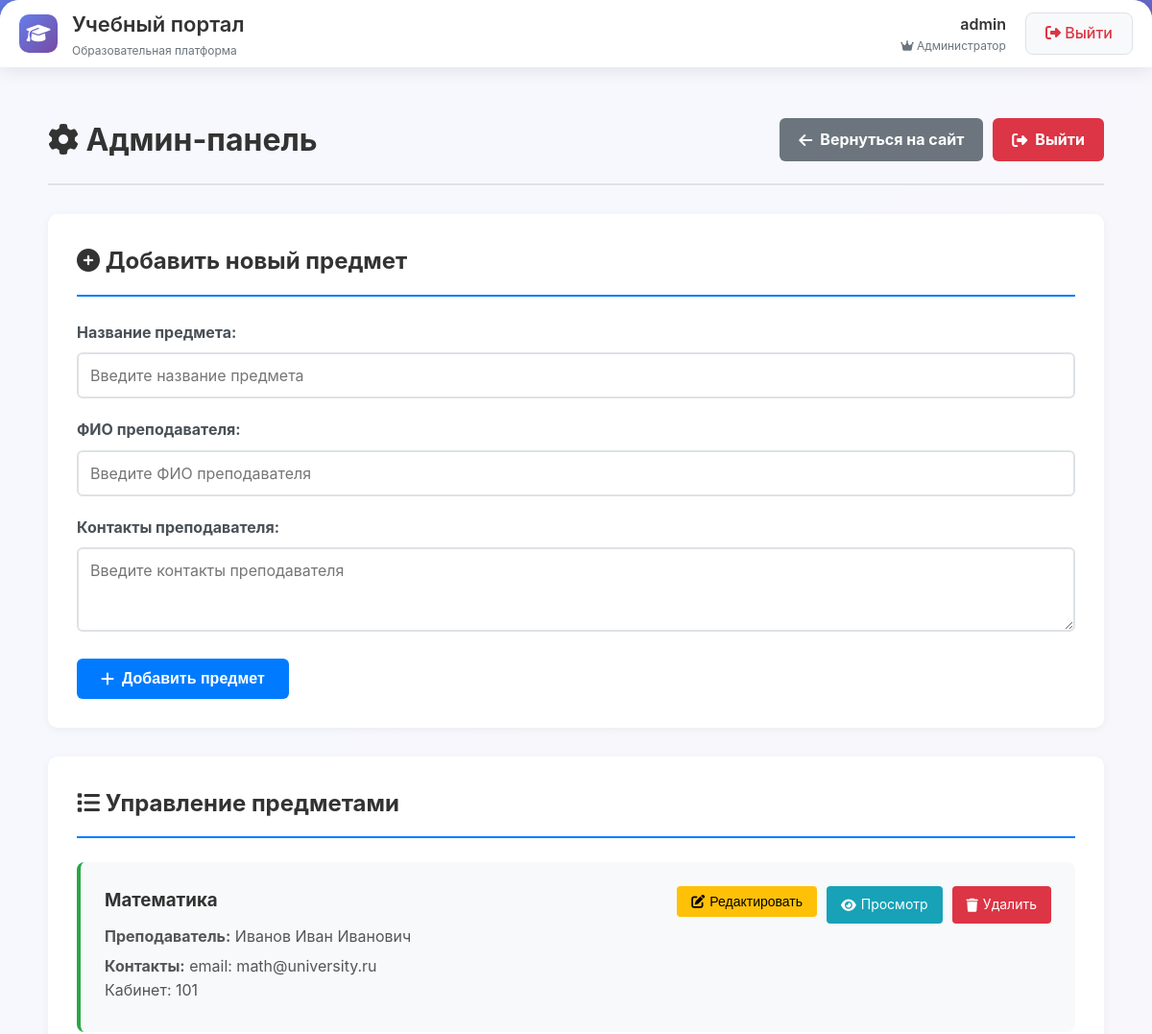
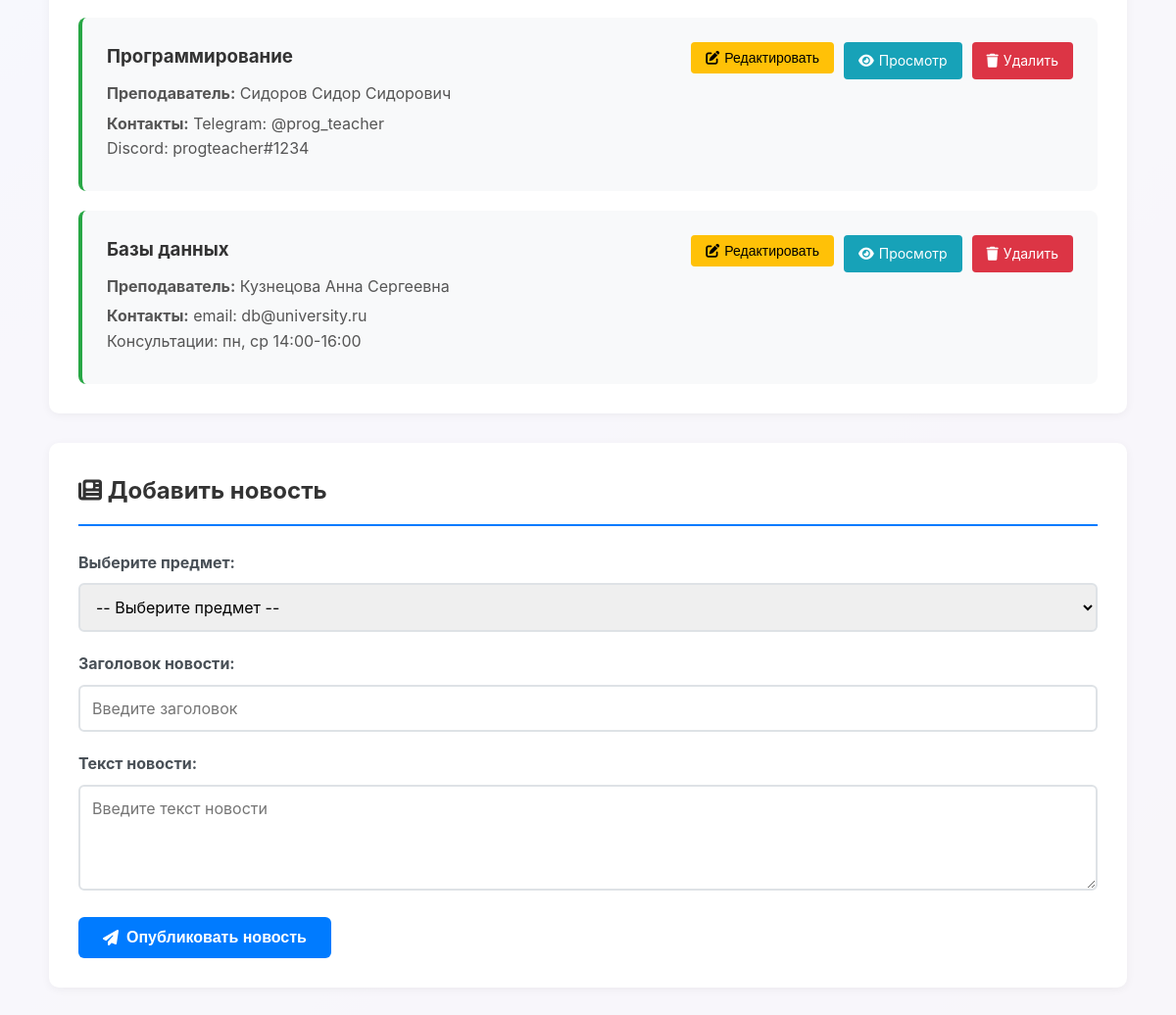
The page /admin (signed in) on the database its author committed (2 pictures, top to bottom).
### app.py (models this page shows, shortened)
class User(db.Model):
    id = db.Column(db.Integer, primary_key=True)
    username = db.Column(db.String(50), unique=True, nullable=False)
    password = db.Column(db.String(100), nullable=False)
    is_admin = db.Column(db.Boolean, default=False)

class Subject(db.Model):
    id = db.Column(db.Integer, primary_key=True)
    name = db.Column(db.String(100), nullable=False)
    teacher_name = db.Column(db.String(100))
    teacher_contacts = db.Column(db.Text)
    order = db.Column(db.Integer, default=0)

### app.py (the view)
@app.route('/admin')
@admin_required
def admin_dashboard():
    subjects = Subject.query.order_by(Subject.order).all()
    return render_template('admin/dashboard.html', subjects=subjects)

### app.py (called while the page is built)
def admin_required(f):
    @wraps(f)
    def decorated_function(*args, **kwargs):
        if 'user_id' not in session:
            return redirect(url_for('login'))
        user = db.session.get(User, session['user_id'])
        if not user or not user.is_admin:
            flash('Требуются права администратора', 'danger')
            return redirect(url_for('index'))
        return f(*args, **kwargs)
    return decorated_function

@app.context_processor
def inject_user():
    if 'user_id' in session:
        user = db.session.get(User, session['user_id'])
        if user:
            return {'current_user': user}
    return {'current_user': None}

### templates/admin/dashboard.html (shortened to what this page needs)
{% extends "base.html" %}
{% block content %}
<div class="admin-page">
    <div class="admin-header">
        <h1><i class="fas fa-cog"></i> Админ-панель</h1>
        <div class="admin-actions">
            <a href="{{ url_for('index') }}" class="btn-back">
                <i class="fas fa-arrow-left"></i> Вернуться на сайт
            </a>
            <a href="{{ url_for('logout') }}" class="btn-logout">
                <i class="fas fa-sign-out-alt"></i> Выйти
            </a>
        </div>
    </div>
    <div class="admin-sections">
        <section class="admin-section">
            <h2><i class="fas fa-plus-circle"></i> Добавить новый предмет</h2>
            <form method="POST" action="{{ url_for('add_subject') }}">
                <div class="form-group">
                    <label>Название предмета:</label>
                    <input type="text" name="name" placeholder="Введите название предмета" required>
                </div>
                <div class="form-group">
                    <label>ФИО преподавателя:</label>
                    <input type="text" name="teacher_name" placeholder="Введите ФИО преподавателя">
                </div>
                <div class="form-group">
                    <label>Контакты преподавателя:</label>
                    <textarea name="teacher_contacts" placeholder="Введите контакты преподавателя" rows="3"></textarea>
                </div>
                <button type="submit" class="btn-submit">
                    <i class="fas fa-plus"></i> Добавить предмет
                </button>
            </form>
        </section>
        <section class="admin-section">
            <h2><i class="fas fa-list"></i> Управление предметами</h2>
            {% if subjects %}
                <div class="subjects-list">
                    {% for subject in subjects %}
                        <div class="subject-card">
                            <div class="subject-info">
                                <h3>{{ subject.name }}</h3>
                                {% if subject.teacher_name %}
                                    <p><strong>Преподаватель:</strong> {{ subject.teacher_name }}</p>
                                {% endif %}
                                {% if subject.teacher_contacts %}
                                    <p><strong>Контакты:</strong> {{ subject.teacher_contacts|replace('\n', '<br>')|safe }}</p>
                                {% endif %}
                            </div>
                            <div class="subject-actions">
                                <form method="POST" action="{{ url_for('edit_subject', subject_id=subject.id) }}" class="edit-form">
                                    <button type="button" class="btn-edit" onclick="editSubject(this)">
                                        <i class="fas fa-edit"></i> Редактировать
                                    </button>
                                </form>
                                <a href="{{ url_for('subject', subject_id=subject.id) }}" class="btn-view">
                                    <i class="fas fa-eye"></i> Просмотр
                                </a>
                                <a href="{{ url_for('delete_subject', subject_id=subject.id) }}"
                                   class="btn-delete"
                                   onclick="return confirm('Вы уверены, что хотите удалить предмет \"{{ subject.name }}\"? Это действие нельзя отменить.')">
                                    <i class="fas fa-trash"></i> Удалить
                                </a>
                            </div>
                        </div>
                    {% endfor %}
                </div>
            {% else %}
                <p class="no-items">Пока нет предметов</p>
            {% endif %}
        </section>
        <section class="admin-section">
            <h2><i class="fas fa-newspaper"></i> Добавить новость</h2>
            <form method="POST" action="{{ url_for('add_news') }}">
                <div class="form-group">
                    <label>Выберите предмет:</label>
                    <select name="subject_id" required>
                        <option value="">-- Выберите предмет --</option>
                    </select>
                </div>
                <div class="form-group">
                    <label>Заголовок новости:</label>
                    <input type="text" name="title" placeholder="Введите заголовок" required>
                </div>
                <div class="form-group">
                    <label>Текст новости:</label>
                    <textarea name="content" placeholder="Введите текст новости" required rows="4"></textarea>
                </div>
                <button type="submit" class="btn-submit">
                    <i class="fas fa-paper-plane"></i> Опубликовать новость
                </button>
            </form>
        </section>
    </div>
</div>
{% endblock %}

### templates/base.html (shortened to what this page needs)
<!DOCTYPE html>
<html lang="ru">
<head>
    <link rel="stylesheet" href="https://cdnjs.cloudflare.com/ajax/libs/font-awesome/6.4.0/css/all.min.css">
</head>
<body>
    <div class="app-wrapper">
        <nav class="navbar">
            <a href="{{ url_for('index') }}" class="logo">
                <div class="logo-icon">
                    <i class="fas fa-graduation-cap"></i>
                </div>
                <div class="logo-text">
                    <h1>Учебный портал</h1>
                    <p>Образовательная платформа</p>
                </div>
            </a>
            {% if current_user %}
                <div class="user-menu">
                    <div class="user-info">
                        <div class="username">{{ current_user.username }}</div>
                        <div class="user-role">
                            {% if current_user.is_admin %}
                                <i class="fas fa-crown"></i> Администратор
                            {% else %}
                                <i class="fas fa-user-graduate"></i> Студент
                            {% endif %}
                        </div>
                    </div>
                    <a href="{{ url_for('logout') }}" class="logout-btn">
                        <i class="fas fa-sign-out-alt"></i> Выйти
                    </a>
                </div>
            {% endif %}
        </nav>
        <div class="main-content">
            {% block content %}{% endblock %}
        </div>
    </div>
</body>
</html>

### templates/base.html (style rules this page uses)
* { margin: 0; padding: 0; box-sizing: border-box; }
body { font-family: -apple-system, BlinkMacSystemFont, 'Segoe UI', Roboto, Oxygen, Ubuntu, sans-serif; line-height: 1.6; color: #333; background: linear-gradient(135deg, #667eea 0%, #764ba2 100%); min-height: 100vh; }
.app-wrapper { min-height: 100vh; background: rgba(255, 255, 255, 0.95); border-radius: 20px 20px 0 0; margin: 0 auto; max-width: 1400px; box-shadow: 0 -10px 40px rgba(0,0,0,0.1); }
.navbar { background: white; padding: 0 20px; border-radius: 20px 20px 0 0; box-shadow: 0 2px 20px rgba(0,0,0,0.1); display: flex; justify-content: space-between; align-items: center; height: 70px; }
.logo { display: flex; align-items: center; gap: 15px; text-decoration: none; color: #333; }
.logo-icon { width: 40px; height: 40px; background: linear-gradient(135deg, #667eea 0%, #764ba2 100%); border-radius: 10px; display: flex; align-items: center; justify-content: center; color: white; font-size: 20px; }
.logo-text h1 { font-size: 22px; margin: 0; font-weight: 600; }
.logo-text p { font-size: 12px; color: #6c757d; margin: 0; }
.user-menu { display: flex; align-items: center; gap: 20px; }
.user-info { text-align: right; }
.username { font-weight: 600; color: #333; }
.user-role { font-size: 12px; color: #6c757d; }
.logout-btn { padding: 8px 20px; background: #f8f9fa; color: #dc3545; text-decoration: none; border-radius: 8px; font-weight: 500; border: 1px solid #dee2e6; transition: all 0.3s; }
.main-content { padding: 30px; min-height: calc(100vh - 130px); }

### templates/admin/dashboard.html (style rules this page uses)
.admin-page { padding: 20px; }
.admin-header { display: flex; justify-content: space-between; align-items: center; margin-bottom: 30px; padding-bottom: 20px; border-bottom: 2px solid #dee2e6; }
.admin-header h1 { color: #333; margin: 0; }
.admin-actions { display: flex; gap: 10px; }
.btn-back, .btn-logout { padding: 10px 20px; text-decoration: none; border-radius: 6px; font-weight: bold; display: inline-flex; align-items: center; gap: 8px; }
.btn-back { background: #6c757d; color: white; }
.btn-logout { background: #dc3545; color: white; }
.admin-sections { display: flex; flex-direction: column; gap: 30px; }
.admin-section { background: white; padding: 30px; border-radius: 10px; box-shadow: 0 2px 10px rgba(0,0,0,0.05); }
.admin-section h2 { color: #333; margin-bottom: 25px; padding-bottom: 15px; border-bottom: 2px solid #007bff; }
.form-group { margin-bottom: 20px; }
.form-group label { display: block; margin-bottom: 8px; font-weight: bold; color: #495057; }
.form-group input, .form-group select, .form-group textarea { width: 100%; padding: 12px; border: 2px solid #dee2e6; border-radius: 6px; font-size: 16px; font-family: inherit; }
.btn-submit { padding: 12px 25px; background: #007bff; color: white; border: none; border-radius: 6px; font-size: 16px; font-weight: bold; cursor: pointer; display: inline-flex; align-items: center; gap: 8px; }
.subjects-list { display: flex; flex-direction: column; gap: 20px; }
.subject-card { background: #f8f9fa; padding: 25px; border-radius: 8px; border-left: 4px solid #28a745; display: flex; justify-content: space-between; align-items: flex-start; }
.subject-info { flex: 1; }
.subject-info h3 { margin: 0 0 10px 0; color: #333; }
.subject-info p { margin: 5px 0; color: #555; }
.subject-actions { display: flex; gap: 10px; flex-wrap: wrap; }
.btn-edit, .btn-view, .btn-delete { padding: 8px 15px; text-decoration: none; border-radius: 4px; font-size: 14px; display: inline-flex; align-items: center; gap: 5px; white-space: nowrap; }
.btn-edit { background: #ffc107; color: black; border: none; cursor: pointer; }
.btn-view { background: #17a2b8; color: white; }
.btn-delete { background: #dc3545; color: white; }
.edit-form { display: inline; }

### rows shown on the page
User: username "admin"
Subject: name "Математика", teacher_name "Иванов Иван Иванович", teacher_contacts "email: math@university.ru Кабинет: 101"
Subject: name "Программирование", teacher_name "Сидоров Сидор Сидорович", teacher_contacts "Telegram: @prog_teacher Discord: progteacher#1234"
Subject: name "Базы данных", teacher_name "Кузнецова Анна Сергеевна", teacher_contacts "email: db@university.ru Консультации: пн, ср 14:00-16:00"
